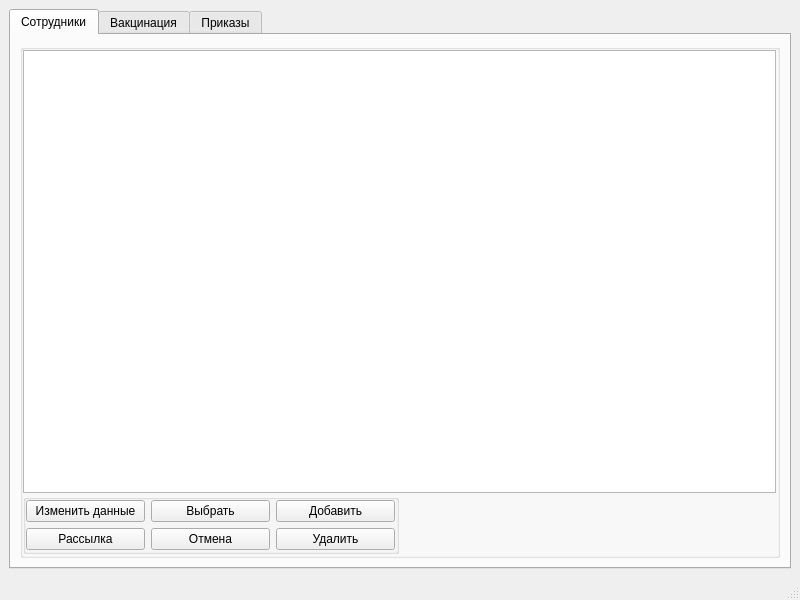
<?xml version="1.0" encoding="UTF-8"?>
<ui version="4.0">
 <class>MainWindow</class>
 <widget class="QMainWindow" name="MainWindow">
  <property name="geometry">
   <rect>
    <x>0</x>
    <y>0</y>
    <width>800</width>
    <height>600</height>
   </rect>
  </property>
  <property name="sizePolicy">
   <sizepolicy hsizetype="Expanding" vsizetype="Expanding">
    <horstretch>0</horstretch>
    <verstretch>0</verstretch>
   </sizepolicy>
  </property>
  <property name="windowTitle">
   <string>MainWindow</string>
  </property>
  <widget class="QWidget" name="centralwidget">
   <layout class="QVBoxLayout" name="verticalLayout_3">
    <item>
     <widget class="QTabWidget" name="tabWidget">
      <property name="sizePolicy">
       <sizepolicy hsizetype="Expanding" vsizetype="Expanding">
        <horstretch>0</horstretch>
        <verstretch>0</verstretch>
       </sizepolicy>
      </property>
      <property name="currentIndex">
       <number>0</number>
      </property>
      <widget class="QWidget" name="tab_1">
       <attribute name="title">
        <string>Сотрудники</string>
       </attribute>
       <layout class="QVBoxLayout" name="verticalLayout_2">
        <item>
         <widget class="QGroupBox" name="groupBox">
          <property name="title">
           <string/>
          </property>
          <property name="flat">
           <bool>true</bool>
          </property>
          <layout class="QGridLayout" name="gridLayout_3">
           <property name="leftMargin">
            <number>0</number>
           </property>
           <property name="topMargin">
            <number>0</number>
           </property>
           <property name="rightMargin">
            <number>1</number>
           </property>
           <property name="bottomMargin">
            <number>1</number>
           </property>
           <property name="spacing">
            <number>1</number>
           </property>
           <item row="0" column="0" colspan="2">
            <widget class="QTableWidget" name="tableWidget"/>
           </item>
           <item row="1" column="0">
            <widget class="QGroupBox" name="toolGroupBox">
             <property name="layoutDirection">
              <enum>Qt::LeftToRight</enum>
             </property>
             <property name="title">
              <string/>
             </property>
             <property name="flat">
              <bool>true</bool>
             </property>
             <layout class="QGridLayout" name="gridLayout_4">
              <property name="leftMargin">
               <number>0</number>
              </property>
              <property name="topMargin">
               <number>0</number>
              </property>
              <property name="rightMargin">
               <number>1</number>
              </property>
              <property name="bottomMargin">
               <number>1</number>
              </property>
              <item row="2" column="0">
               <widget class="QPushButton" name="sendButton">
                <property name="text">
                 <string>Рассылка</string>
                </property>
               </widget>
              </item>
              <item row="1" column="0">
               <widget class="QPushButton" name="changeButton">
                <property name="font">
                 <font>
                  <family>.AppleSystemUIFont</family>
                 </font>
                </property>
                <property name="text">
                 <string>Изменить данные</string>
                </property>
               </widget>
              </item>
              <item row="2" column="2">
               <widget class="QPushButton" name="deleteButton">
                <property name="text">
                 <string>Удалить</string>
                </property>
               </widget>
              </item>
              <item row="2" column="1">
               <widget class="QPushButton" name="cancelButton">
                <property name="text">
                 <string>Отмена</string>
                </property>
               </widget>
              </item>
              <item row="1" column="1">
               <widget class="QPushButton" name="selectButton">
                <property name="text">
                 <string>Выбрать</string>
                </property>
               </widget>
              </item>
              <item row="1" column="2">
               <widget class="QPushButton" name="addButton">
                <property name="text">
                 <string>Добавить</string>
                </property>
               </widget>
              </item>
             </layout>
            </widget>
           </item>
          </layout>
         </widget>
        </item>
       </layout>
      </widget>
      <widget class="QWidget" name="tab_2">
       <attribute name="title">
        <string>Вакцинация</string>
       </attribute>
       <widget class="QTableView" name="tableView">
        <property name="geometry">
         <rect>
          <x>0</x>
          <y>10</y>
          <width>791</width>
          <height>391</height>
         </rect>
        </property>
       </widget>
       <widget class="QPushButton" name="deleteButton1">
        <property name="geometry">
         <rect>
          <x>130</x>
          <y>420</y>
          <width>100</width>
          <height>32</height>
         </rect>
        </property>
        <property name="text">
         <string>Удалить</string>
        </property>
       </widget>
       <widget class="QPushButton" name="addButton1">
        <property name="geometry">
         <rect>
          <x>10</x>
          <y>420</y>
          <width>100</width>
          <height>32</height>
         </rect>
        </property>
        <property name="text">
         <string>Добавить</string>
        </property>
       </widget>
      </widget>
      <widget class="QWidget" name="tab_3">
       <attribute name="title">
        <string>Приказы</string>
       </attribute>
      </widget>
     </widget>
    </item>
   </layout>
  </widget>
  <widget class="QMenuBar" name="menubar">
   <property name="geometry">
    <rect>
     <x>0</x>
     <y>0</y>
     <width>800</width>
     <height>22</height>
    </rect>
   </property>
  </widget>
  <widget class="QStatusBar" name="statusbar"/>
 </widget>
 <resources/>
 <connections/>
</ui>
